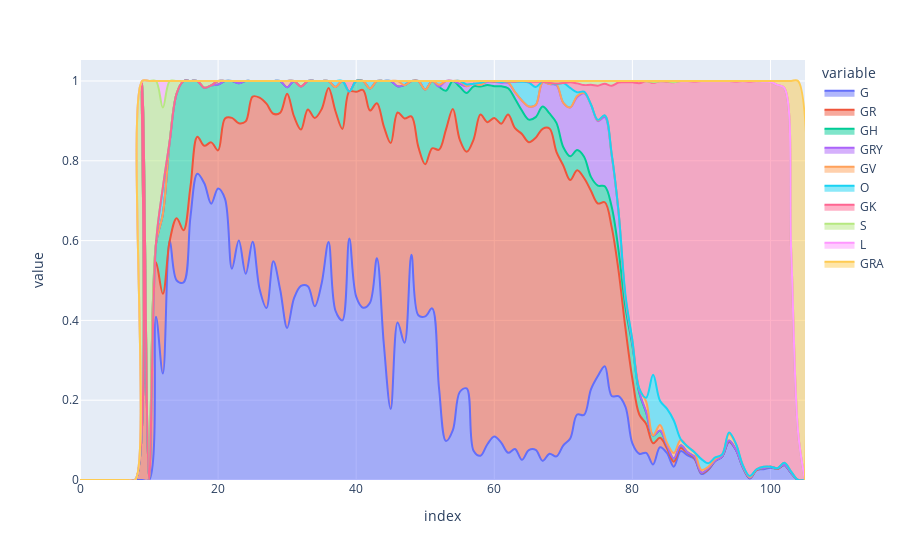

The notebook cell saved with this chart:
### Code cell
fig = px.area(clado.divide(clado.sum(axis=1), axis=0),line_shape="spline")
fig.show()
